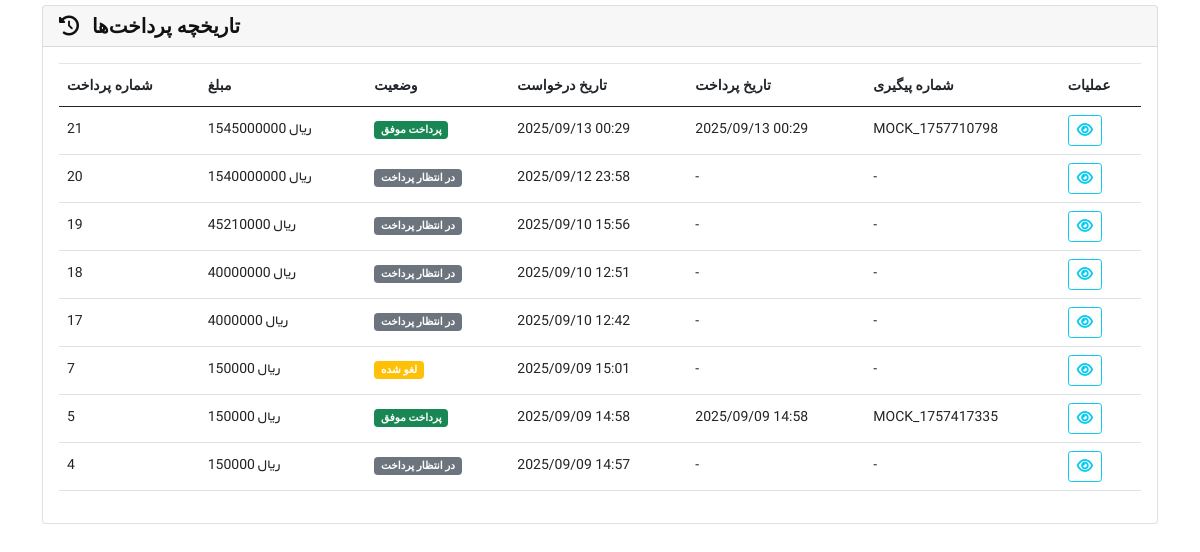
Page /order/payment-history/ (signed in) on the committed database.
### order_module/models.py (models this page shows, shortened)
class Payment(models.Model):
    STATUS_CHOICES = [
        ('pending', 'در انتظار پرداخت'),
        ('success', 'پرداخت موفق'),
        ('failed', 'پرداخت ناموفق'),
        ('cancelled', 'لغو شده'),
    ]
    user = models.ForeignKey(User, on_delete=models.CASCADE, verbose_name='کاربر')
    order = models.ForeignKey(Order, on_delete=models.CASCADE, verbose_name='سفارش', null=True, blank=True)
    amount = models.PositiveIntegerField(verbose_name='مبلغ (ریال)')
    authority = models.CharField(max_length=100, verbose_name='کد مرجع', null=True, blank=True)
    ref_id = models.CharField(max_length=100, verbose_name='شماره پیگیری', null=True, blank=True)
    status = models.CharField(max_length=20, choices=STATUS_CHOICES, default='pending', verbose_name='وضعیت')
    description = models.TextField(verbose_name='توضیحات', null=True, blank=True)
    created_at = models.DateTimeField(auto_now_add=True, verbose_name='تاریخ ایجاد')
    updated_at = models.DateTimeField(auto_now=True, verbose_name='تاریخ بروزرسانی')
    payment_date = models.DateTimeField(null=True, blank=True, verbose_name='تاریخ پرداخت')
    class Meta:
        verbose_name = 'پرداخت'
        verbose_name_plural = 'پرداخت‌ها'
        ordering = ['-created_at']

### order_module/views.py (the view)
# urls.py: path('payment-history/', views.PaymentHistoryView.as_view(), name='payment_history'),
class PaymentHistoryView(View):
    def get(self, request):
        if not request.user.is_authenticated:
            return redirect('login')
        payments = Payment.objects.filter(user=request.user).order_by('-created_at')
        return render(request, 'order_module/payment_history.html', {'payments': payments})

### order_module/templates/order_module/payment_history.html (shortened to what this page needs)
{% extends 'shared/_layout.html' %}
{% load static %}
{% block content %}
<div class="container mt-5">
    <div class="row">
        <div class="col-12">
            <div class="card">
                <div class="card-header">
                    <h4 class="mb-0">
                        <i class="fas fa-history me-2"></i>
                        تاریخچه پرداخت‌ها
                    </h4>
                </div>
                <div class="card-body">
                    {% if payments %}
                        <div class="table-responsive">
                            <table class="table table-hover">
                                <thead>
                                    <tr>
                                        <th>شماره پرداخت</th>
                                        <th>مبلغ</th>
                                        <th>وضعیت</th>
                                        <th>تاریخ درخواست</th>
                                        <th>تاریخ پرداخت</th>
                                        <th>شماره پیگیری</th>
                                        <th>عملیات</th>
                                    </tr>
                                </thead>
                                <tbody>
                                    {% for payment in payments %}
                                    <tr>
                                        <td>{{ payment.id }}</td>
                                        <td>{{ payment.amount|floatformat:0 }} ریال</td>
                                        <td>
                                            {% if payment.status == 'success' %}
                                                <span class="badge bg-success">{{ payment.get_status_display }}</span>
                                            {% elif payment.status == 'failed' %}
                                                <span class="badge bg-danger">{{ payment.get_status_display }}</span>
                                            {% elif payment.status == 'cancelled' %}
                                                <span class="badge bg-warning">{{ payment.get_status_display }}</span>
                                            {% else %}
                                                <span class="badge bg-secondary">{{ payment.get_status_display }}</span>
                                            {% endif %}
                                        </td>
                                        <td>{{ payment.created_at|date:"Y/m/d H:i" }}</td>
                                        <td>
                                            {% if payment.payment_date %}
                                                {{ payment.payment_date|date:"Y/m/d H:i" }}
                                            {% else %}
                                                -
                                            {% endif %}
                                        </td>
                                        <td>
                                            {% if payment.ref_id %}
                                                {{ payment.ref_id }}
                                            {% else %}
                                                -
                                            {% endif %}
                                        </td>
                                        <td>
                                            <button class="btn btn-sm btn-outline-info"
                                                    data-bs-toggle="modal"
                                                    data-bs-target="#paymentModal{{ payment.id }}">
                                                <i class="fas fa-eye"></i>
                                            </button>
                                        </td>
                                    </tr>
                                    {% endfor %}
                                </tbody>
                            </table>
                        </div>
                    {% endif %}
                </div>
            </div>
        </div>
    </div>
</div>
{% endblock %}

### static/css/default.css (style rules this page uses)
.mt-5 { margin-top:5px !important }

### rows in the picture
Payment: id "21", amount "1545000000", status "پرداخت موفق", created_at "2025/09/13 00:29", payment_date "2025/09/13 00:29", ref_id "MOCK_1757710798"
Payment: id "20", amount "1540000000", status "در انتظار پرداخت", created_at "2025/09/12 23:58"
Payment: id "19", amount "45210000", status "در انتظار پرداخت", created_at "2025/09/10 15:56"
Payment: id "18", amount "40000000", status "در انتظار پرداخت", created_at "2025/09/10 12:51"
Payment: id "17", amount "4000000", status "در انتظار پرداخت", created_at "2025/09/10 12:42"
Payment: id "7", amount "150000", status "لغو شده", created_at "2025/09/09 15:01"
Payment: id "5", amount "150000", status "پرداخت موفق", created_at "2025/09/09 14:58", payment_date "2025/09/09 14:58", ref_id "MOCK_1757417335"
Payment: id "4", amount "150000", status "در انتظار پرداخت", created_at "2025/09/09 14:57"
